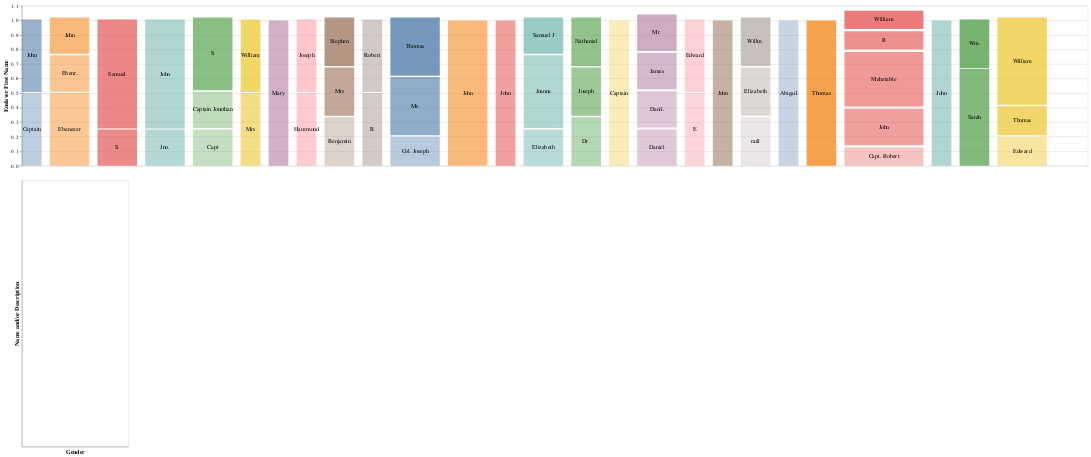

This figure's notebook cell:
### Code cell
# bar chart to be linked
brush = alt.selection_interval(empty=False)

base = (
    alt.Chart(data=multi_slaves)
    .transform_aggregate(count_="count()", groupby=["Enslaver Last Name", "Enslaver First Name"])
    .transform_stack(
        stack="count_",
        as_=["stack_count_Enslaver_Last_Name1", "stack_count_Enslaver_Last_Name2"],
        offset="normalize",
        sort=[alt.SortField("Enslaver Last Name", "ascending")],
        groupby=[],
    )
    .transform_window(
        x="min(stack_count_Enslaver_Last_Name1)",
        x2="max(stack_count_Enslaver_Last_Name2)",
        rank_First="dense_rank()",
        distinct_First="distinct(Enslaver First Name)",
        groupby=["Enslaver Last Name"],
        frame=[None, None],
        sort=[alt.SortField("Enslaver First Name", "ascending")],
    )
    .transform_window(
        rank_Last="dense_rank()",
        frame=[None, None],
        sort=[alt.SortField("Enslaver Last Name", "ascending")],
    )
    .transform_stack(
        stack="count_",
        groupby=["Enslaver Last Name"],
        as_=["y", "y2"],
        offset="normalize",
        sort=[alt.SortField("Enslaver First Name", "ascending")],
    )
    .transform_calculate(
        ny="datum.y + (datum.rank_First - 1) * datum.distinct_First * 0.01 / 3",
        ny2="datum.y2 + (datum.rank_First - 1) * datum.distinct_First * 0.01 / 3",
        nx="datum.x + (datum.rank_Last - 1) * 0.01",
        nx2="datum.x2 + (datum.rank_Last - 1) * 0.01",
        xc="(datum.nx+datum.nx2)/2",
        yc="(datum.ny+datum.ny2)/2",
    ).properties(
        height=300,
        width=2000
    )
)




rect = base.mark_rect().encode(
    x=alt.X("nx:Q").axis(None),
    x2="nx2",
    y="ny:Q",
    y2="ny2",
    color=alt.Color("Enslaver Last Name:N").legend(None),
    opacity=alt.Opacity("Enslaver First Name:N").legend(None),
    tooltip=["Enslaver Last Name:N", "Enslaver First Name:Q"],
)


text = base.mark_text(baseline="middle").encode(
    alt.X("xc:Q").axis(None),
    alt.Y("yc:Q").title("Enslaver First Name"),
    text="Enslaver First Name:N"
)

mosaic = rect + text

mosaic = mosaic.add_params(brush)

origin_labels = base.mark_text(baseline="middle", align="center").encode(
    alt.X("min(xc):Q").title("Enslaver Last Name").axis(orient="top"),
    alt.Color("Enslaver Last Name").legend(None),
    text="Enslaver Last Name",
)

(
    (origin_labels & mosaic)
    .resolve_scale(x="shared")
    .configure_view(stroke="")
    .configure_concat(spacing=10)
    .configure_axis(domain=False, ticks=False, labels=False, grid=False)
)

family_bar = alt.Chart(data=multi_slaves).transform_aggregate(count_="count()",
                                                              groupby=["Enslaver Last Name",
                                                                       "Enslaver First Name",
                                                                       "Name and/or Description",
                                                                      "Gender"]).transform_stack(
        stack="count_",
        as_=["stack_count_Enslaver_Last_Name1", "stack_count_Enslaver_Last_Name2"],
        offset="normalize",
        sort=[alt.SortField("Enslaver Last Name", "ascending")],
        groupby=[],
    ).transform_window(
        x="min(stack_count_Enslaver_Last_Name1)",
        x2="max(stack_count_Enslaver_Last_Name2)",
        rank_First="dense_rank()",
        distinct_First="distinct(Enslaver First Name)",
        groupby=["Enslaver Last Name"],
        frame=[None, None],
        sort=[alt.SortField("Enslaver First Name", "ascending")],
    ).transform_window(
        rank_Last="dense_rank()",
        frame=[None, None],
        sort=[alt.SortField("Enslaver Last Name", "ascending")],
    ).transform_stack(
        stack="count_",
        groupby=["Enslaver Last Name"],
        as_=["y", "y2"],
        offset="normalize",
        sort=[alt.SortField("Enslaver First Name", "ascending")],
    ).transform_calculate(
        ny="datum.y + (datum.rank_First - 1) * datum.distinct_First * 0.01 / 3",
        ny2="datum.y2 + (datum.rank_First - 1) * datum.distinct_First * 0.01 / 3",
        nx="datum.x + (datum.rank_Last - 1) * 0.01",
        nx2="datum.x2 + (datum.rank_Last - 1) * 0.01",
        xc="(datum.nx+datum.nx2)/2",
        yc="(datum.ny+datum.ny2)/2",
    ).mark_bar().encode(
    x=alt.X('Gender:N', axis=alt.Axis(labelAngle=0)),
    y='Name and/or Description:N',
    color = 'Enslaver Last Name:N',
).transform_filter(brush).properties(
        height=500,
        width=200
)


(mosaic & family_bar)

### Figure 1 — Vega-Lite specification as saved in the notebook (floating-point values rounded to 4 significant figures)
{"config": {"view": {"continuousWidth": 300, "continuousHeight": 300}}, "vconcat": [{"layer": [{"mark": {"type": "rect"}, "encoding": {"color": {"field": "Enslaver Last Name", "legend": null, "type": "nominal"}, "opacity": {"field": "Enslaver First Name", "legend": null, "type": "nominal"}, "tooltip": [{"field": "Enslaver Last Name", "type": "nominal"}, {"field": "Enslaver First Name", "type": "quantitative"}], "x": {"axis": null, "field": "nx", "type": "quantitative"}, "x2": {"field": "nx2"}, "y": {"field": "ny", "type": "quantitative"}, "y2": {"field": "ny2"}}, "name": "view_47", "transform": [{"aggregate": [{"op": "count", "as": "count_"}], "groupby": ["Enslaver Last Name", "Enslaver First Name"]}, {"groupby": [], "stack": "count_", "offset": "normalize", "sort": [{"field": "Enslaver Last Name", "order": "ascending"}], "as": ["stack_count_Enslaver_Last_Name1", "stack_count_Enslaver_Last_Name2"]}, {"window": [{"op": "min", "field": "stack_count_Enslaver_Last_Name1", "as": "x"}, {"op": "max", "field": "stack_count_Enslaver_Last_Name2", "as": "x2"}, {"op": "dense_rank", "field": "", "as": "rank_First"}, {"op": "distinct", "field": "Enslaver First Name", "as": "distinct_First"}], "frame": [null, null], "groupby": ["Enslaver Last Name"], "sort": [{"field": "Enslaver First Name", "order": "ascending"}]}, {"window": [{"op": "dense_rank", "field": "", "as": "rank_Last"}], "frame": [null, null], "sort": [{"field": "Enslaver Last Name", "order": "ascending"}]}, {"groupby": ["Enslaver Last Name"], "stack": "count_", "offset": "normalize", "sort": [{"field": "Enslaver First Name", "order": "ascending"}], "as": ["y", "y2"]}, {"calculate": "datum.y + (datum.rank_First - 1) * datum.distinct_First * 0.01 / 3", "as": "ny"}, {"calculate": "datum.y2 + (datum.rank_First - 1) * datum.distinct_First * 0.01 / 3", "as": "ny2"}, {"calculate": "datum.x + (datum.rank_Last - 1) * 0.01", "as": "nx"}, {"calculate": "datum.x2 + (datum.rank_Last - 1) * 0.01", "as": "nx2"}, {"calculate": "(datum.nx+datum.nx2)/2", "as": "xc"}, {"calculate": "(datum.ny+datum.ny2)/2", "as": "yc"}]}, {"mark": {"type": "text", "baseline": "middle"}, "encoding": {"text": {"field": "Enslaver First Name", "type": "nominal"}, "x": {"axis": null, "field": "xc", "type": "quantitative"}, "y": {"field": "yc", "title": "Enslaver First Name", "type": "quantitative"}}, "transform": [{"aggregate": [{"op": "count", "as": "count_"}], "groupby": ["Enslaver Last Name", "Enslaver First Name"]}, {"groupby": [], "stack": "count_", "offset": "normalize", "sort": [{"field": "Enslaver Last Name", "order": "ascending"}], "as": ["stack_count_Enslaver_Last_Name1", "stack_count_Enslaver_Last_Name2"]}, {"window": [{"op": "min", "field": "stack_count_Enslaver_Last_Name1", "as": "x"}, {"op": "max", "field": "stack_count_Enslaver_Last_Name2", "as": "x2"}, {"op": "dense_rank", "field": "", "as": "rank_First"}, {"op": "distinct", "field": "Enslaver First Name", "as": "distinct_First"}], "frame": [null, null], "groupby": ["Enslaver Last Name"], "sort": [{"field": "Enslaver First Name", "order": "ascending"}]}, {"window": [{"op": "dense_rank", "field": "", "as": "rank_Last"}], "frame": [null, null], "sort": [{"field": "Enslaver Last Name", "order": "ascending"}]}, {"groupby": ["Enslaver Last Name"], "stack": "count_", "offset": "normalize", "sort": [{"field": "Enslaver First Name", "order": "ascending"}], "as": ["y", "y2"]}, {"calculate": "datum.y + (datum.rank_First - 1) * datum.distinct_First * 0.01 / 3", "as": "ny"}, {"calculate": "datum.y2 + (datum.rank_First - 1) * datum.distinct_First * 0.01 / 3", "as": "ny2"}, {"calculate": "datum.x + (datum.rank_Last - 1) * 0.01", "as": "nx"}, {"calculate": "datum.x2 + (datum.rank_Last - 1) * 0.01", "as": "nx2"}, {"calculate": "(datum.nx+datum.nx2)/2", "as": "xc"}, {"calculate": "(datum.ny+datum.ny2)/2", "as": "yc"}]}], "height": 300, "width": 2000}, {"mark": {"type": "bar"}, "encoding": {"color": {"field": "Enslaver Last Name", "type": "nominal"}, "x": {"axis": {"labelAngle": 0}, "field": "Gender", "type": "nominal"}, "y": {"field": "Name and/or Description", "type": "nominal"}}, "height": 500, "transform": [{"aggregate": [{"op": "count", "as": "count_"}], "groupby": ["Enslaver Last Name", "Enslaver First Name", "Name and/or Description", "Gender"]}, {"groupby": [], "stack": "count_", "offset": "normalize", "sort": [{"field": "Enslaver Last Name", "order": "ascending"}], "as": ["stack_count_Enslaver_Last_Name1", "stack_count_Enslaver_Last_Name2"]}, {"window": [{"op": "min", "field": "stack_count_Enslaver_Last_Name1", "as": "x"}, {"op": "max", "field": "stack_count_Enslaver_Last_Name2", "as": "x2"}, {"op": "dense_rank", "field": "", "as": "rank_First"}, {"op": "distinct", "field": "Enslaver First Name", "as": "distinct_First"}], "frame": [null, null], "groupby": ["Enslaver Last Name"], "sort": [{"field": "Enslaver First Name", "order": "ascending"}]}, {"window": [{"op": "dense_rank", "field": "", "as": "rank_Last"}], "frame": [null, null], "sort": [{"field": "Enslaver Last Name", "order": "ascending"}]}, {"groupby": ["Enslaver Last Name"], "stack": "count_", "offset": "normalize", "sort": [{"field": "Enslaver First Name", "order": "ascending"}], "as": ["y", "y2"]}, {"calculate": "datum.y + (datum.rank_First - 1) * datum.distinct_First * 0.01 / 3", "as": "ny"}, {"calculate": "datum.y2 + (datum.rank_First - 1) * datum.distinct_First * 0.01 / 3", "as": "ny2"}, {"calculate": "datum.x + (datum.rank_Last - 1) * 0.01", "as": "nx"}, {"calculate": "datum.x2 + (datum.rank_Last - 1) * 0.01", "as": "nx2"}, {"calculate": "(datum.nx+datum.nx2)/2", "as": "xc"}, {"calculate": "(datum.ny+datum.ny2)/2", "as": "yc"}, {"filter": {"param": "param_45", "empty": false}}], "width": 200}], "data": {"name": "data-db1d0154807513c0e4df47ec48af9003"}, "params": [{"name": "param_45", "select": {"type": "interval"}, "views": ["view_47"]}], "$schema": "https://vega.github.io/schema/vega-lite/v5.17.0.json", "datasets": {"data-db1d0154807513c0e4df47ec48af9003": [{"Year of Record": 1741, "Total People Enslaved in Record": 1, "# Male": 0, "# Female": 1, "# Black": 1, "# Native": 0, "Name and/or Description": "Coelia", "Enslaver Last Name": "Alford", "Enslaver First Name": "Captain", "Town": "Charlestown", "Unique ID": "ID_1", "Is Woman": true, "Gender": "Female"}, {"Year of Record": 1751, "Total People Enslaved in Record": 1, "# Male": 0, "# Female": 1, "# Black": 1, "# Native": 0, "Name and/or Description": "Phillis", "Enslaver Last Name": "Alford", "Enslaver First Name": "John", "Town": "Charlestown", "Unique ID": "ID_2", "Is Woman": true, "Gender": "Female"}, {"Year of Record": 1749, "Total People Enslaved in Record": 1, "# Male": 0, "# Female": 1, "# Black": 1, "# Native": 0, "Name and/or Description": "Belinda ", "Enslaver Last Name": "Austin", "Enslaver First Name": "John", "Town": "Charlestown", "Unique ID": "ID_5", "Is Woman": true, "Gender": "Female"}, {"Year of Record": 1721, "Total People Enslaved in Record": 1, "# Male": 1, "# Female": 0, "# Black": 1, "# Native": 0, "Name and/or Description": "Cezar ", "Enslaver Last Name": "Austin", "Enslaver First Name": "Ebenr.", "Town": "Charlestown", "Unique ID": "ID_6", "Is Woman": false, "Gender": "Male"}, {"Year of Record": 1751, "Total People Enslaved in Record": 1, "# Male": 0, "# Female": 1, "# Black": 1, "# Native": 0, "Name and/or Description": "Grace", "Enslaver Last Name": "Austin", "Enslaver First Name": "Ebenezer", "Town": "Charlestown", "Unique ID": "ID_7", "Is Woman": true, "Gender": "Female"}, {"Year of Record": 1751, "Total People Enslaved in Record": 1, "# Male": 0, "# Female": 1, "# Black": 1, "# Native": 0, "Name and/or Description": "Nanne", "Enslaver Last Name": "Austin", "Enslaver First Name": "Ebenezer", "Town": "Charlestown", "Unique ID": "ID_8", "Is Woman": true, "Gender": "Female"}, {"Year of Record": 1741, "Total People Enslaved in Record": 1, "# Male": 1, "# Female": 0, "# Black": 1, "# Native": 0, "Name and/or Description": "Jupiter", "Enslaver Last Name": "Cary", "Enslaver First Name": "Samuel", "Town": "Charlestown", "Unique ID": "ID_16", "Is Woman": false, "Gender": "Male"}, {"Year of Record": 1741, "Total People Enslaved in Record": 1, "# Male": 0, "# Female": 1, "# Black": 1, "# Native": 0, "Name and/or Description": "Marcah", "Enslaver Last Name": "Cary", "Enslaver First Name": "Samuel", "Town": "Charlestown", "Unique ID": "ID_17", "Is Woman": true, "Gender": "Female"}, {"Year of Record": 1741, "Total People Enslaved in Record": 1, "# Male": 1, "# Female": 0, "# Black": 1, "# Native": 0, "Name and/or Description": "Tartar", "Enslaver Last Name": "Cary", "Enslaver First Name": "S.", "Town": "Charlestown", "Unique ID": "ID_18", "Is Woman": false, "Gender": "Male"}, {"Year of Record": 1741, "Total People Enslaved in Record": 1, "# Male": 1, "# Female": 0, "# Black": 1, "# Native": 0, "Name and/or Description": "Wenham", "Enslaver Last Name": "Cary", "Enslaver First Name": "Samuel", "Town": "Charlestown", "Unique ID": "ID_19", "Is Woman": false, "Gender": "Male"}, {"Year of Record": 1755, "Total People Enslaved in Record": 1, "# Male": 1, "# Female": 0, "# Black": 1, "# Native": 0, "Name and/or Description": "Mark", "Enslaver Last Name": "Codman", "Enslaver First Name": "John", "Town": "Charlestown", "Unique ID": "ID_24", "Is Woman": false, "Gender": "Male"}, {"Year of Record": 1755, "Total People Enslaved in Record": 1, "# Male": 0, "# Female": 1, "# Black": 1, "# Native": 0, "Name and/or Description": "Phebe ", "Enslaver Last Name": "Codman", "Enslaver First Name": "John", "Town": "Charlestown", "Unique ID": "ID_25", "Is Woman": true, "Gender": "Female"}, {"Year of Record": 1755, "Total People Enslaved in Record": 1, "# Male": 0, "# Female": 1, "# Black": 1, "# Native": 0, "Name and/or Description": "Phillis", "Enslaver Last Name": "Codman", "Enslaver First Name": "John", "Town": "Charlestown", "Unique ID": "ID_26", "Is Woman": true, "Gender": "Female"}, {"Year of Record": 1770, "Total People Enslaved in Record": 1, "# Male": 1, "# Female": 0, "# Black": 1, "# Native": 0, "Name and/or Description": "Pompey ", "Enslaver Last Name": "Codman", "Enslaver First Name": "Jno.", "Town": "Charlestown", "Unique ID": "ID_27", "Is Woman": false, "Gender": "Male"}, {"Year of Record": 1771, "Total People Enslaved in Record": 1, "# Male": 1, "# Female": 0, "# Black": 1, "# Native": 0, "Name and/or Description": "Bacchus", "Enslaver Last Name": "Dowse", "Enslaver First Name": "Capt", "Town": "Charlestown", "Unique ID": "ID_30", "Is Woman": false, "Gender": "Male"}, {"Year of Record": 1766, "Total People Enslaved in Record": 1, "# Male": 1, "# Female": 0, "# Black": 1, "# Native": 0, "Name and/or Description": "Juba", "Enslaver Last Name": "Dowse", "Enslaver First Name": "S", "Town": "Charlestown", "Unique ID": "ID_31", "Is Woman": false, "Gender": "Male"}, {"Year of Record": 1713, "Total People Enslaved in Record": 1, "# Male": 1, "# Female": 0, "# Black": 1, "# Native": 0, "Name and/or Description": "man", "Enslaver Last Name": "Dowse", "Enslaver First Name": "Captain Jonathan", "Town": "Charlestown", "Unique ID": "ID_32", "Is Woman": false, "Gender": "Male"}, {"Year of Record": 1746, "Total People Enslaved in Record": 1, "# Male": 0, "# Female": 1, "# Black": 1, "# Native": 0, "Name and/or Description": "Phillida", "Enslaver Last Name": "Dowse", "Enslaver First Name": "S", "Town": "Charlestown", "Unique ID": "ID_33", "Is Woman": true, "Gender": "Female"}, {"Year of Record": 1751, "Total People Enslaved in Record": 1, "# Male": 0, "# Female": 1, "# Black": 1, "# Native": 0, "Name and/or Description": "Dina", "Enslaver Last Name": "Foster", "Enslaver First Name": "Mrs", "Town": "Charlestown", "Unique ID": "ID_37", "Is Woman": true, "Gender": "Female"}, {"Year of Record": 1748, "Total People Enslaved in Record": 1, "# Male": 1, "# Female": 0, "# Black": 1, "# Native": 0, "Name and/or Description": "Pompey", "Enslaver Last Name": "Foster", "Enslaver First Name": "William", "Town": "Charlestown", "Unique ID": "ID_38", "Is Woman": false, "Gender": "Male"}, {"Year of Record": 1729, "Total People Enslaved in Record": 1, "# Male": 1, "# Female": 0, "# Black": 1, "# Native": 0, "Name and/or Description": "Jack ", "Enslaver Last Name": "Frothingham", "Enslaver First Name": "Mary", "Town": "Charlestown", "Unique ID": "ID_41", "Is Woman": false, "Gender": "Male"}, {"Year of Record": 1710, "Total People Enslaved in Record": 1, "# Male": 0, "# Female": 1, "# Black": 1, "# Native": 0, "Name and/or Description": "Robin", "Enslaver Last Name": "Frothingham", "Enslaver First Name": "Mary", "Town": "Charlestown", "Unique ID": "ID_42", "Is Woman": true, "Gender": "Female"}, {"Year of Record": 1742, "Total People Enslaved in Record": 1, "# Male": 0, "# Female": 1, "# Black": 1, "# Native": 0, "Name and/or Description": "Flora ", "Enslaver Last Name": "Gowen", "Enslaver First Name": "Joseph", "Town": "Charlestown", "Unique ID": "ID_45", "Is Woman": true, "Gender": "Female"}, {"Year of Record": 1762, "Total People Enslaved in Record": 1, "# Male": 1, "# Female": 0, "# Black": 1, "# Native": 0, "Name and/or Description": "Fortune", "Enslaver Last Name": "Gowen", "Enslaver First Name": "Hammond", "Town": "Charlestown", "Unique ID": "ID_46", "Is Woman": false, "Gender": "Male"}, {"Year of Record": 1762, "Total People Enslaved in Record": 1, "# Male": 0, "# Female": 1, "# Black": 1, "# Native": 0, "Name and/or Description": "Jane", "Enslaver Last Name": "Kent", "Enslaver First Name": "Mrs", "Town": "Charlestown", "Unique ID": "ID_53", "Is Woman": true, "Gender": "Female"}, {"Year of Record": 1753, "Total People Enslaved in Record": 1, "# Male": 0, "# Female": 1, "# Black": 1, "# Native": 0, "Name and/or Description": "Jenny", "Enslaver Last Name": "Kent", "Enslaver First Name": "Benjamin", "Town": "Charlestown", "Unique ID": "ID_54", "Is Woman": true, "Gender": "Female"}, {"Year of Record": 1753, "Total People Enslaved in Record": 1, "# Male": 0, "# Female": 1, "# Black": 1, "# Native": 0, "Name and/or Description": "Violet", "Enslaver Last Name": "Kent", "Enslaver First Name": "Stephen", "Town": "Charlestown", "Unique ID": "ID_55", "Is Woman": true, "Gender": "Female"}, {"Year of Record": 1749, "Total People Enslaved in Record": 1, "# Male": 1, "# Female": 0, "# Black": 1, "# Native": 0, "Name and/or Description": "Charlestown", "Enslaver Last Name": "Luist", "Enslaver First Name": "R", "Town": "Charlestown", "Unique ID": "ID_57", "Is Woman": false, "Gender": "Male"}, {"Year of Record": 1759, "Total People Enslaved in Record": 1, "# Male": 1, "# Female": 0, "# Black": 1, "# Native": 0, "Name and/or Description": "Jack", "Enslaver Last Name": "Luist", "Enslaver First Name": "Robert", "Town": "Charlestown", "Unique ID": "ID_58", "Is Woman": false, "Gender": "Male"}, {"Year of Record": 1771, "Total People Enslaved in Record": 1, "# Male": 1, "# Female": 0, "# Black": 1, "# Native": 0, "Name and/or Description": "Boston", "Enslaver Last Name": "Lynde", "Enslaver First Name": "Thomas", "Town": "Charlestown", "Unique ID": "ID_59", "Is Woman": false, "Gender": "Male"}, {"Year of Record": 1771, "Total People Enslaved in Record": 1, "# Male": 1, "# Female": 0, "# Black": 1, "# Native": 0, "Name and/or Description": "Cimbo", "Enslaver Last Name": "Lynde", "Enslaver First Name": "Thomas", "Town": "Charlestown", "Unique ID": "ID_60", "Is Woman": false, "Gender": "Male"}, {"Year of Record": 1713, "Total People Enslaved in Record": 1, "# Male": 0, "# Female": 0, "# Black": 1, "# Native": 0, "Name and/or Description": "servant", "Enslaver Last Name": "Lynde", "Enslaver First Name": "Col. Joseph", "Town": "Charlestown", "Unique ID": "ID_61", "Is Woman": false, "Gender": "Male"}, {"Year of Record": 1764, "Total People Enslaved in Record": 1, "# Male": 0, "# Female": 0, "# Black": 1, "# Native": 0, "Name and/or Description": "servant", "Enslaver Last Name": "Lynde", "Enslaver First Name": "Mr.", "Town": "Charlestown", "Unique ID": "ID_62", "Is Woman": false, "Gender": "Male"}, {"Year of Record": 1765, "Total People Enslaved in Record": 1, "# Male": 0, "# Female": 0, "# Black": 1, "# Native": 0, "Name and/or Description": "servant", "Enslaver Last Name": "Lynde", "Enslaver First Name": "Mr.", "Town": "Charlestown", "Unique ID": "ID_63", "Is Woman": false, "Gender": "Male"}, {"Year of Record": 1730, "Total People Enslaved in Record": 1, "# Male": 1, "# Female": 0, "# Black": 1, "# Native": 0, "Name and/or Description": "Cesar", "Enslaver Last Name": "Marshall", "Enslaver First Name": "John", "Town": "Charlestown", "Unique ID": "ID_64", "Is Woman": false, "Gender": "Male"}, {"Year of Record": 1730, "Total People Enslaved in Record": 1, "# Male": 1, "# Female": 0, "# Black": 1, "# Native": 0, "Name and/or Description": "Glocester", "Enslaver Last Name": "Marshall", "Enslaver First Name": "John", "Town": "Charlestown", "Unique ID": "ID_65", "Is Woman": false, "Gender": "Male"}, {"Year of Record": 1730, "Total People Enslaved in Record": 1, "# Male": 0, "# Female": 1, "# Black": 1, "# Native": 0, "Name and/or Description": "Phillis", "Enslaver Last Name": "Marshall", "Enslaver First Name": "John", "Town": "Charlestown", "Unique ID": "ID_66", "Is Woman": true, "Gender": "Female"}, {"Year of Record": 1730, "Total People Enslaved in Record": 1, "# Male": 1, "# Female": 0, "# Black": 1, "# Native": 0, "Name and/or Description": "Toney", "Enslaver Last Name": "Marshall", "Enslaver First Name": "John", "Town": "Charlestown", "Unique ID": "ID_67", "Is Woman": false, "Gender": "Male"}, {"Year of Record": 1752, "Total People Enslaved in Record": 1, "# Male": 0, "# Female": 1, "# Black": 1, "# Native": 0, "Name and/or Description": "Phillis", "Enslaver Last Name": "Miller", "Enslaver First Name": "John", "Town": "Charlestown", "Unique ID": "ID_68", "Is Woman": true, "Gender": "Female"}, {"Year of Record": 1752, "Total People Enslaved in Record": 1, "# Male": 1, "# Female": 0, "# Black": 1, "# Native": 0, "Name and/or Description": "Smith", "Enslaver Last Name": "Miller", "Enslaver First Name": "John", "Town": "Charlestown", "Unique ID": "ID_69", "Is Woman": false, "Gender": "Male"}, {"Year of Record": 1751, "Total People Enslaved in Record": 1, "# Male": 0, "# Female": 1, "# Black": 1, "# Native": 0, "Name and/or Description": "Jenny", "Enslaver Last Name": "Phillips", "Enslaver First Name": "Joanna", "Town": "Charlestown", "Unique ID": "ID_74", "Is Woman": true, "Gender": "Female"}, {"Year of Record": 1751, "Total People Enslaved in Record": 1, "# Male": 1, "# Female": 0, "# Black": 1, "# Native": 0, "Name and/or Description": "Middlesex", "Enslaver Last Name": "Phillips", "Enslaver First Name": "Samuel J", "Town": "Charlestown", "Unique ID": "ID_75", "Is Woman": false, "Gender": "Male"}, {"Year of Record": 1707, "Total People Enslaved in Record": 1, "# Male": 0, "# Female": 1, "# Black": 1, "# Native": 0, "Name and/or Description": "Nelle", "Enslaver Last Name": "Phillips", "Enslaver First Name": "Elizabeth", "Town": "Charlestown", "Unique ID": "ID_76", "Is Woman": true, "Gender": "Female"}, {"Year of Record": 1757, "Total People Enslaved in Record": 1, "# Male": 0, "# Female": 1, "# Black": 1, "# Native": 0, "Name and/or Description": "Phebe ", "Enslaver Last Name": "Phillips", "Enslaver First Name": "Joanna", "Town": "Charlestown", "Unique ID": "ID_77", "Is Woman": true, "Gender": "Female"}, {"Year of Record": 1755, "Total People Enslaved in Record": 1, "# Male": 1, "# Female": 0, "# Black": 1, "# Native": 0, "Name and/or Description": "Cato", "Enslaver Last Name": "Rand", "Enslaver First Name": "Dr. ", "Town": "Charlestown", "Unique ID": "ID_80", "Is Woman": false, "Gender": "Male"}, {"Year of Record": 1760, "Total People Enslaved in Record": 1, "# Male": 0, "# Female": 1, "# Black": 1, "# Native": 0, "Name and/or Description": "Dinah", "Enslaver Last Name": "Rand", "Enslaver First Name": "Nathaniel", "Town": "Charlestown", "Unique ID": "ID_81", "Is Woman": true, "Gender": "Female"}, {"Year of Record": 1770, "Total People Enslaved in Record": 1, "# Male": 1, "# Female": 0, "# Black": 1, "# Native": 0, "Name and/or Description": "Negro Man", "Enslaver Last Name": "Rand", "Enslaver First Name": "Joseph", "Town": "Charlestown", "Unique ID": "ID_82", "Is Woman": false, "Gender": "Male"}, {"Year of Record": 1708, "Total People Enslaved in Record": 1, "# Male": 1, "# Female": 0, "# Black": 1, "# Native": 0, "Name and/or Description": "Charles Dungeon", "Enslaver Last Name": "Rows", "Enslaver First Name": "Captain", "Town": "Charlestown", "Unique ID": "ID_84", "Is Woman": false, "Gender": "Male"}, {"Year of Record": 1708, "Total People Enslaved in Record": 1, "# Male": 1, "# Female": 0, "# Black": 1, "# Native": 0, "Name and/or Description": "Maudlin Ward", "Enslaver Last Name": "Rows", "Enslaver First Name": "Captain", "Town": "Charlestown", "Unique ID": "ID_85", "Is Woman": false, "Gender": "Male"}, {"Year of Record": 1721, "Total People Enslaved in Record": 1, "# Male": 1, "# Female": 0, "# Black": 1, "# Native": 0, "Name and/or Description": "Herriford ", "Enslaver Last Name": "Russell", "Enslaver First Name": "Danil.", "Town": "Charlestown", "Unique ID": "ID_87", "Is Woman": false, "Gender": "Male"}, {"Year of Record": 1741, "Total People Enslaved in Record": 1, "# Male": 0, "# Female": 1, "# Black": 1, "# Native": 0, "Name and/or Description": "Phillis", "Enslaver Last Name": "Russell", "Enslaver First Name": "James", "Town": "Charlestown", "Unique ID": "ID_88", "Is Woman": true, "Gender": "Female"}, {"Year of Record": 1764, "Total People Enslaved in Record": 1, "# Male": 1, "# Female": 0, "# Black": 1, "# Native": 0, "Name and/or Description": "Quace", "Enslaver Last Name": "Russell", "Enslaver First Name": "Daniel", "Town": "Charlestown", "Unique ID": "ID_89", "Is Woman": false, "Gender": "Male"}, {"Year of Record": 1725, "Total People Enslaved in Record": 1, "# Male": 0, "# Female": 1, "# Black": 1, "# Native": 0, "Name and/or Description": "Zilphah ", "Enslaver Last Name": "Russell", "Enslaver First Name": "Mr.", "Town": "Charlestown", "Unique ID": "ID_90", "Is Woman": true, "Gender": "Female"}, {"Year of Record": 1771, "Total People Enslaved in Record": 1, "# Male": 1, "# Female": 0, "# Black": 1, "# Native": 0, "Name and/or Description": "Cato", "Enslaver Last Name": "Sheaf", "Enslaver First Name": "Edward", "Town": "Charlestown", "Unique ID": "ID_93", "Is Woman": false, "Gender": "Male"}, {"Year of Record": 1771, "Total People Enslaved in Record": 1, "# Male": 0, "# Female": 1, "# Black": 1, "# Native": 0, "Name and/or Description": "Molly", "Enslaver Last Name": "Sheaf", "Enslaver First Name": "E", "Town": "Charlestown", "Unique ID": "ID_94", "Is Woman": true, "Gender": "Female"}, {"Year of Record": 1751, "Total People Enslaved in Record": 1, "# Male": 1, "# Female": 0, "# Black": 1, "# Native": 0, "Name and/or Description": "Dick", "Enslaver Last Name": "Skinner", "Enslaver First Name": "John", "Town": "Charlestown", "Unique ID": "ID_95", "Is Woman": false, "Gender": "Male"}, {"Year of Record": 1751, "Total People Enslaved in Record": 1, "# Male": 1, "# Female": 0, "# Black": 1, "# Native": 0, "Name and/or Description": "Duke", "Enslaver Last Name": "Skinner", "Enslaver First Name": "John", "Town": "Charlestown", "Unique ID": "ID_96", "Is Woman": false, "Gender": "Male"}, {"Year of Record": 1727, "Total People Enslaved in Record": 1, "# Male": 1, "# Female": 0, "# Black": 1, "# Native": 0, "Name and/or Description": "London ", "Enslaver Last Name": "Smith", "Enslaver First Name": "Willm.", "Town": "Charlestown", "Unique ID": "ID_97", "Is Woman": false, "Gender": "Male"}, {"Year of Record": 1717, "Total People Enslaved in Record": 1, "# Male": 0, "# Female": 1, "# Black": 1, "# Native": 0, "Name and/or Description": "Marca ", "Enslaver Last Name": "Smith", "Enslaver First Name": null, "Town": "Charlestown", "Unique ID": "ID_98", "Is Woman": true, "Gender": "Female"}, {"Year of Record": 1717, "Total People Enslaved in Record": 1, "# Male": 0, "# Female": 1, "# Black": 1, "# Native": 0, "Name and/or Description": "Meria", "Enslaver Last Name": "Smith", "Enslaver First Name": "Elizabeth", "Town": "Charlestown", "Unique ID": "ID_99", "Is Woman": true, "Gender": "Female"}, {"Year of Record": 1770, "Total People Enslaved in Record": 1, "# Male": 0, "# Female": 1, "# Black": 1, "# Native": 0, "Name and/or Description": "Dinah ", "Enslaver Last Name": "Stevens", "Enslaver First Name": "Abigail", "Town": "Charlestown", "Unique ID": "ID_101", "Is Woman": true, "Gender": "Female"}, {"Year of Record": 1756, "Total People Enslaved in Record": 1, "# Male": 1, "# Female": 0, "# Black": 1, "# Native": 0, "Name and/or Description": "Sambo ", "Enslaver Last Name": "Stevens", "Enslaver First Name": "Abigail", "Town": "Charlestown", "Unique ID": "ID_102", "Is Woman": false, "Gender": "Male"}, {"Year of Record": 1741, "Total People Enslaved in Record": 1, "# Male": 1, "# Female": 0, "# Black": 1, "# Native": 0, "Name and/or Description": "Boston ", "Enslaver Last Name": "Symmes", "Enslaver First Name": "Thomas", "Town": "Charlestown", "Unique ID": "ID_105", "Is Woman": false, "Gender": "Male"}, {"Year of Record": 1735, "Total People Enslaved in Record": 1, "# Male": 1, "# Female": 0, "# Black": 1, "# Native": 0, "Name and/or Description": "Cesar", "Enslaver Last Name": "Symmes", "Enslaver First Name": "Thomas", "Town": "Charlestown", "Unique ID": "ID_106", "Is Woman": false, "Gender": "Male"}, {"Year of Record": 1741, "Total People Enslaved in Record": 1, "# Male": 0, "# Female": 1, "# Black": 1, "# Native": 0, "Name and/or Description": "Cimbo ", "Enslaver Last Name": "Symmes", "Enslaver First Name": "Thomas", "Town": "Charlestown", "Unique ID": "ID_107", "Is Woman": true, "Gender": "Female"}, {"Year of Record": 1754, "Total People Enslaved in Record": 1, "# Male": 1, "# Female": 0, "# Black": 1, "# Native": 0, "Name and/or Description": "Bandon", "Enslaver Last Name": "Temple", "Enslaver First Name": "Mehetable", "Town": "Charlestown", "Unique ID": "ID_108", "Is Woman": false, "Gender": "Male"}, {"Year of Record": 1725, "Total People Enslaved in Record": 1, "# Male": 0, "# Female": 1, "# Black": 1, "# Native": 0, "Name and/or Description": "Dutches ", "Enslaver Last Name": "Temple", "Enslaver First Name": "Capt. Robert", "Town": "Charlestown", "Unique ID": "ID_109", "Is Woman": true, "Gender": "Female"}, {"Year of Record": 1754, "Total People Enslaved in Record": 1, "# Male": 1, "# Female": 0, "# Black": 1, "# Native": 0, "Name and/or Description": "Jack", "Enslaver Last Name": "Temple", "Enslaver First Name": "William", "Town": "Charlestown", "Unique ID": "ID_110", "Is Woman": false, "Gender": "Male"}, {"Year of Record": 1754, "Total People Enslaved in Record": 1, "# Male": 1, "# Female": 0, "# Black": 1, "# Native": 0, "Name and/or Description": "Jumbo", "Enslaver Last Name": "Temple", "Enslaver First Name": "R", "Town": "Charlestown", "Unique ID": "ID_111", "Is Woman": false, "Gender": "Male"}, {"Year of Record": 1754, "Total People Enslaved in Record": 1, "# Male": 1, "# Female": 0, "# Black": 1, "# Native": 0, "Name and/or Description": "Kerry", "Enslaver Last Name": "Temple", "Enslaver First Name": "Mehetable", "Town": "Charlestown", "Unique ID": "ID_112", "Is Woman": false, "Gender": "Male"}, {"Year of Record": 1754, "Total People Enslaved in Record": 1, "# Male": 1, "# Female": 0, "# Black": 1, "# Native": 0, "Name and/or Description": "Limerick", "Enslaver Last Name": "Temple", "Enslaver First Name": "John", "Town": "Charlestown", "Unique ID": "ID_113", "Is Woman": false, "Gender": "Male"}, {"Year of Record": 1754, "Total People Enslaved in Record": 1, "# Male": 0, "# Female": 1, "# Black": 1, "# Native": 0, "Name and/or Description": "Mallow", "Enslaver Last Name": "Temple", "Enslaver First Name": "Mehetable", "Town": "Charlestown", "Unique ID": "ID_114", "Is Woman": true, "Gender": "Female"}, {"Year of Record": 1754, "Total People Enslaved in Record": 1, "# Male": 1, "# Female": 0, "# Black": 1, "# Native": 0, "Name and/or Description": "Sambo", "Enslaver Last Name": "Temple", "Enslaver First Name": "John", "Town": "Charlestown", "Unique ID": "ID_115", "Is Woman": false, "Gender": "Male"}, {"Year of Record": 1732, "Total People Enslaved in Record": 1, "# Male": 1, "# Female": 0, "# Black": 1, "# Native": 0, "Name and/or Description": "Scipio", "Enslaver Last Name": "Tucker", "Enslaver First Name": "John", "Town": "Charlestown", "Unique ID": "ID_118", "Is Woman": false, "Gender": "Male"}, {"Year of Record": 1732, "Total People Enslaved in Record": 1, "# Male": 0, "# Female": 1, "# Black": 1, "# Native": 0, "Name and/or Description": "Violet", "Enslaver Last Name": "Tucker", "Enslaver First Name": "John", "Town": "Charlestown", "Unique ID": "ID_119", "Is Woman": true, "Gender": "Female"}, {"Year of Record": 1771, "Total People Enslaved in Record": 1, "# Male": 1, "# Female": 0, "# Black": 1, "# Native": 0, "Name and/or Description": "Jack ", "Enslaver Last Name": "Tufts", "Enslaver First Name": "Wm.", "Town": "Charlestown", "Unique ID": "ID_120", "Is Woman": false, "Gender": "Male"}, {"Year of Record": 1748, "Total People Enslaved in Record": 1, "# Male": 0, "# Female": 1, "# Black": 1, "# Native": 0, "Name and/or Description": "Nanne", "Enslaver Last Name": "Tufts", "Enslaver First Name": "Sarah", "Town": "Charlestown", "Unique ID": "ID_121", "Is Woman": true, "Gender": "Female"}, {"Year of Record": 1748, "Total People Enslaved in Record": 1, "# Male": 1, "# Female": 0, "# Black": 1, "# Native": 0, "Name and/or Description": "Reuben", "Enslaver Last Name": "Tufts", "Enslaver First Name": "Sarah", "Town": "Charlestown", "Unique ID": "ID_122", "Is Woman": false, "Gender": "Male"}, {"Year of Record": 1734, "Total People Enslaved in Record": 1, "# Male": 1, "# Female": 0, "# Black": 1, "# Native": 0, "Name and/or Description": "Cuffee ", "Enslaver Last Name": "Wyer", "Enslaver First Name": "William", "Town": "Charlestown", "Unique ID": "ID_130", "Is Woman": false, "Gender": "Male"}, {"Year of Record": 1748, "Total People Enslaved in Record": 1, "# Male": 1, "# Female": 0, "# Black": 1, "# Native": 0, "Name and/or Description": "Ephraim", "Enslaver Last Name": "Wyer", "Enslaver First Name": "Thomas", "Town": "Charlestown", "Unique ID": "ID_131", "Is Woman": false, "Gender": "Male"}, {"Year of Record": 1748, "Total People Enslaved in Record": 1, "# Male": 0, "# Female": 1, "# Black": 1, "# Native": 0, "Name and/or Description": "Grace ", "Enslaver Last Name": "Wyer", "Enslaver First Name": "William", "Town": "Charlestown", "Unique ID": "ID_132", "Is Woman": true, "Gender": "Female"}, {"Year of Record": 1734, "Total People Enslaved in Record": 1, "# Male": 0, "# Female": 1, "# Black": 1, "# Native": 0, "Name and/or Description": "Jenny ", "Enslaver Last Name": "Wyer", "Enslaver First Name": "William", "Town": "Charlestown", "Unique ID": "ID_133", "Is Woman": true, "Gender": "Female"}, {"Year of Record": 1748, "Total People Enslaved in Record": 1, "# Male": 1, "# Female": 0, "# Black": 1, "# Native": 0, "Name and/or Description": "Quash", "Enslaver Last Name": "Wyer", "Enslaver First Name": "Edward", "Town": "Charlestown", "Unique ID": "ID_134", "Is Woman": false, "Gender": "Male"}]}}
